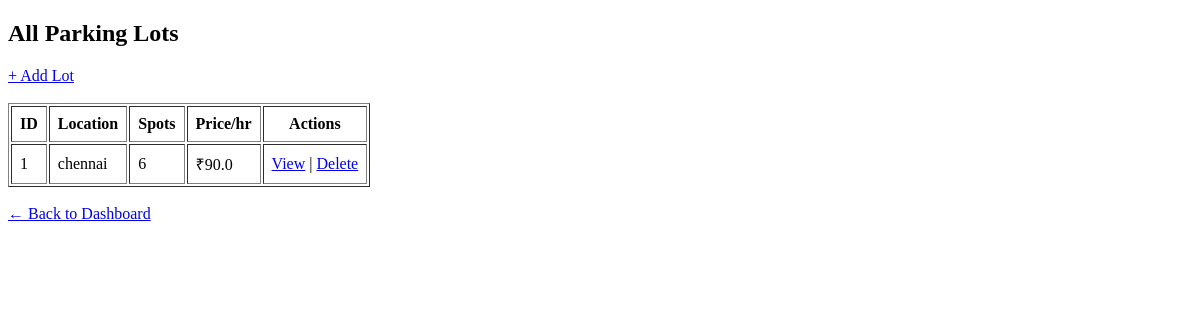
Page /admin/lots on the earlier database version.
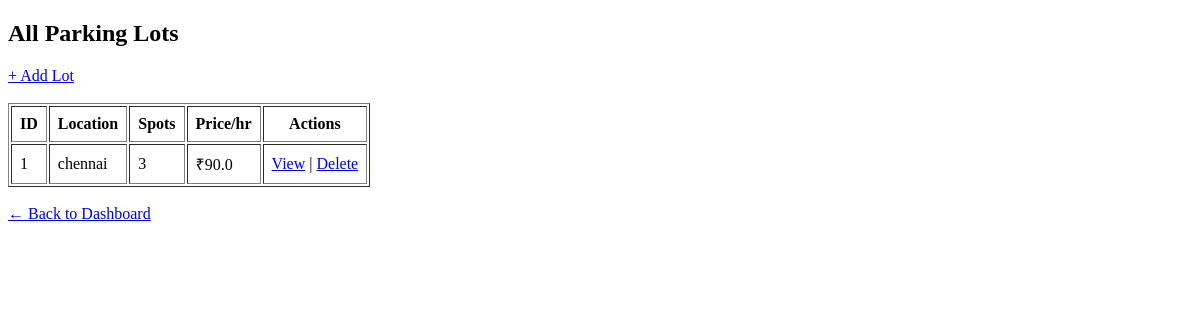
Same page on the later database version.
### models/model.py (models this page shows)
class ParkingLot(db.Model):
    id = db.Column(db.Integer, primary_key=True)
    prime_location_name = db.Column(db.String(100), nullable=False)
    price_per_hour = db.Column(db.Float, nullable=False)
    address = db.Column(db.String(200))
    pin_code = db.Column(db.String(10))
    maximum_number_of_spots = db.Column(db.Integer, nullable=False)
    spots = db.relationship('ParkingSpot', backref='lot', cascade='all, delete', lazy=True)

### controllers/admin_routes.py (the view)
    @app.route("/admin/lots")
    def list_lots():
        lots = ParkingLot.query.all()
        return render_template("lot_list.html", lots=lots)

### templates/lot_list.html (shortened to what this page needs)
<!DOCTYPE html>
<html>
<head>
</head>
<body>
    <h2>All Parking Lots</h2>
    <a href="/admin/lots/create">+ Add Lot</a>
    <br><br>
    <table border="1" cellpadding="8">
        <tr>
            <th>ID</th>
            <th>Location</th>
            <th>Spots</th>
            <th>Price/hr</th>
            <th>Actions</th>
        </tr>
        {% for lot in lots %}
        <tr>
            <td>{{ lot.id }}</td>
            <td>{{ lot.prime_location_name }}</td>
            <td>{{ lot.maximum_number_of_spots }}</td>
            <td>₹{{ lot.price_per_hour }}</td>
            <td>
                <a href="/admin/lots/{{ lot.id }}/spots">View</a> |
                <a href="/admin/lots/delete/{{ lot.id }}">Delete</a>
            </td>
        </tr>
        {% endfor %}
    </table>
    <br><a href="/admin">← Back to Dashboard</a>
</body>
</html>

Differences in the rows shown:
changed ParkingLot "chennai": maximum_number_of_spots "6" → "3"
